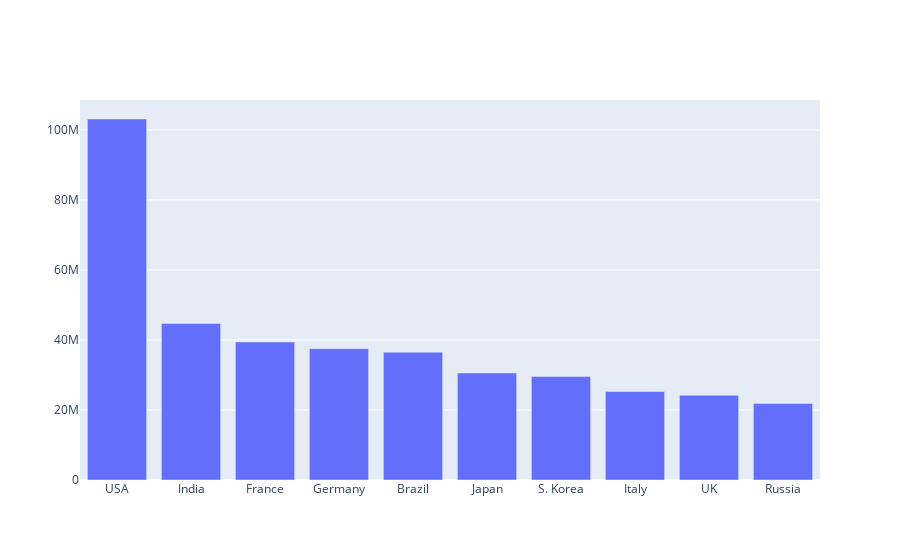

Write notebook code for a chart like this one.
### Code cell
import plotly.graph_objects as go

fig = go.Figure([go.Bar(x=df['Country,Other'][0:10], y=total_cases)])
fig.show()

### Figure 1 — Plotly figure (JSON) as saved in the notebook; plotly's stock layout.template omitted (floating-point values rounded to 4 significant figures)
{"data": [{"type": "bar", "x": ["USA", "India", "France", "Germany", "Brazil", "Japan", "S. Korea", "Italy", "UK", "Russia"], "y": [103086927, 44681170, 39407727, 37509539, 36504006, 30568877, 29539706, 25279682, 24210131, 21829736]}], "layout": {}}
